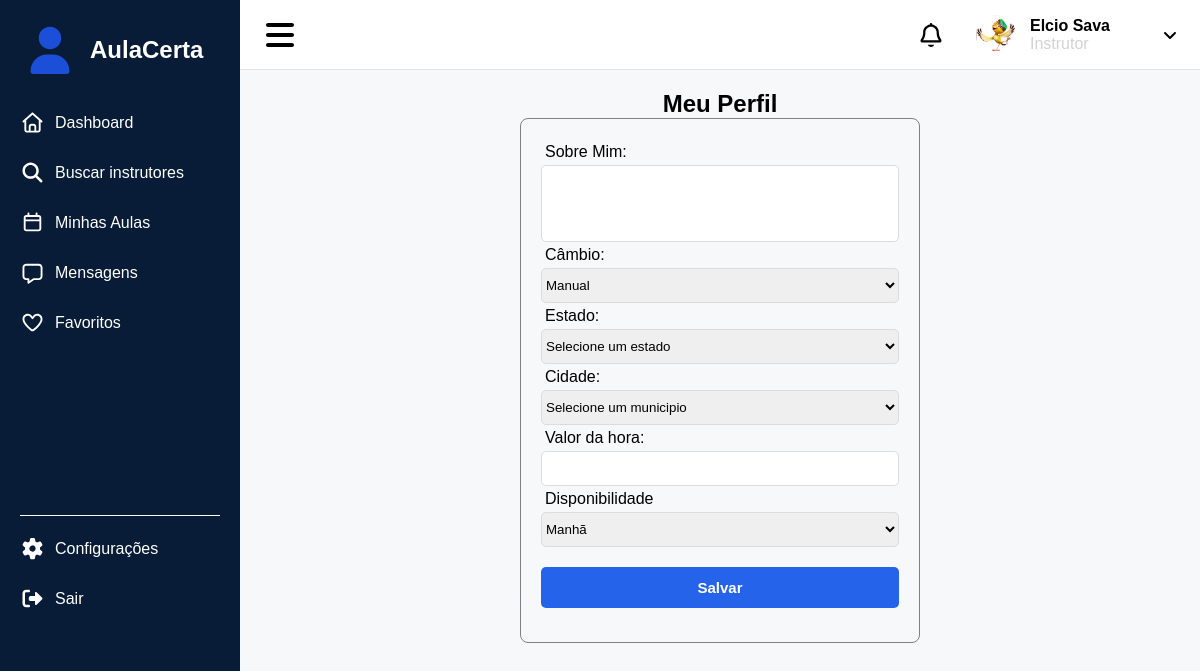
/instrutor.php (signed in), run on the app's committed database.
### tables this page shows
CREATE TABLE `usuario` (
  `id_usuario` int(11) NOT NULL,
  `email_usuario` varchar(50) DEFAULT NULL,
  `senha_usuario` varchar(255) DEFAULT NULL,
  `cargo_usuario` enum('Aluno','Instrutor') DEFAULT 'Aluno',
  `nome_usuario` varchar(50) DEFAULT NULL,
  `foto_usuario` varchar(255) DEFAULT NULL
);

### instrutor.php (the view, shortened to what this page needs)
<?php
include 'conexao/conexao.php';
$sql = "SELECT * FROM usuario WHERE id_usuario = :id_usuario";
$stmt = $conexao->prepare($sql);
$stmt->bindValue(":id_usuario", $_SESSION['id_usuario']);
$stmt->execute();
$usuario = $stmt->fetch(PDO::FETCH_ASSOC);
?>
<!DOCTYPE html>
<html lang="pt-br">
<head>
</head>
<body>
    <section class="menu">
        <header>
            <div class="barras">
                <img src="img/barras.svg" alt="">
            </div>
            <div class="perfil">
                <img src="img/bell.svg" alt="" class="sino">
                <img src="<?php echo $usuario['foto_usuario']; ?>" alt="" class="pessoa">
                <div class="descricao">
                    <strong><?php echo $_SESSION['nome_usuario']; ?></strong>
                    <span><?php echo $usuario['cargo_usuario']; ?></span>
                </div>
                <div class="down">
                    <img src="img/down.svg" alt="">
                </div>
            </div>
        </header>
        <div class="menu_lateral">
            <div class="logo">
                <img src="img/user.svg" alt="">
                <h1>AulaCerta</h1>
            </div>
            <div class="topicos cursor" onclick="dashboard()">
                <div class="topico">
                    <img src="img/house.svg" alt="">
                    <h2>Dashboard</h2>
                </div>
                <div class="topico">
                    <img src="img/search.svg" alt="">
                    <h2>Buscar instrutores</h2>
                </div>
                <div class="topico">
                    <img src="img/calendar.svg" alt="">
                    <h2>Minhas Aulas</h2>
                </div>
                <div class="topico">
                    <img src="img/message.svg" alt="">
                    <h2>Mensagens</h2>
                </div>
                <div class="topico">
                    <img src="img/hearth.svg" alt="">
                    <h2>Favoritos</h2>
                </div>
            </div>
            <div class="acoes">
                <div class="acao">
                    <img src="img/config.svg" alt="">
                    <h2>Configurações</h2>
                </div>
                <div class="acao cursor" onclick="sair()">
                    <img src="img/sair.svg" alt="">
                    <h2>Sair</h2>
                </div>
            </div>
        </div>
        <div class="pagina">
            <h1>Meu Perfil</h1>
            <form action="api/gravar_instrutor.php" method="post">
                <label for="descricao">Sobre Mim:</label>
                <textarea name="descricao" id="" cols="30" rows="5"></textarea>
                <label for="cambio">Câmbio:</label>
                <select name="cambio" id="">
                    <option value="Manual">Manual</option>
                </select>
                <label for="estado">Estado:</label>
                <select name="estado" id="estado">
                    <option value="">Selecione um estado</option>
                </select>
                <label for="cidade">Cidade:</label>
                <select name="cidade" id="cidade">
                    <option value="">Selecione um municipio</option>
                </select>
                <label for="valor">Valor da hora:</label>
                <input type="text" name="valor" id="">
                <label for="dispo">Disponibilidade</label>
                <select name="dispo" id="">
                    <option value="Manhã">Manhã</option>
                </select>
                <button type="submit">Salvar</button>
            </form>
        </div>
    </section>
</body>
</html>

### instrutor.php (style rules this page uses)
* { margin: 0; padding: 0; box-sizing: border-box; font-family: sans-serif; }
.menu { display: grid; grid-template-columns: 1fr 4fr; grid-template-rows: auto auto auto 1fr; height: 100vh; gap: 0; padding: 0; background: rgb(247, 248, 250); }
.menu_lateral { background: rgb(8, 28, 55); padding: 20px; display: flex; flex-direction: column; grid-row: 1 / -1; }
.logo { display: flex; align-items: center; gap: 10px; color: white; margin-bottom: 30px; }
.logo img { width: 60px; height: 60px; }
.topicos { margin-bottom: 150px; }
.acoes { border-top: solid 1px white; margin-top: 30px; padding-top: 20px; }
.topicos, .acoes { display: flex; flex-direction: column; gap: 25px; }
.topico, .acao { display: flex; align-items: center; gap: 10px; color: white; }
.topico img, .acao img { width: 25px; height: 25px; }
.topico h2, .acao h2 { font-size: 1rem; font-weight: normal; }
header { grid-column: 2 / 3; height: 70px; display: flex; align-items: center; justify-content: space-between; padding: 0 20px; border-bottom: solid 1px #e0e4ea; background: white; }
.pessoa { border-radius: 50%; height: 40px; width: 40px; }
.sino { height: 30px; width: 30px; margin-right: 20px; }
.perfil { display: flex; align-items: center; gap: 10px; }
.descricao { display: flex; flex-direction: column; margin-left: 4px; }
.down { width: 20px; height: 20px; margin-left: 40px; }
.barras { width: 40px; height: 40px; }
.descricao span { color: lightgrey; }
.pagina { padding: 0 10px; height: 100vh; }
.cursor { cursor: pointer; }
form { display: flex; justify-content: center; width: 400px; flex-direction: column; padding: 20px; border-radius: 8px; border: solid 1px gray; }
.pagina { display: flex; align-items: center; flex-direction: column; padding: 20px; }
input[type="text"], input[type="number"], select { width: 100%; height: 35px; border-radius: 5px; border: 1px solid #dcdcdc; outline: none; transition: 0.3s; }
label { padding: 4px; }
textarea { resize: none; width: 100%; border-radius: 5px; border: 1px solid #dcdcdc; outline: none; transition: 0.3s; }
button { width: 100%; padding: 12px; background: #2563EB; color: #fff; border: none; border-radius: 5px; font-size: 15px; font-weight: 600; margin-bottom: 14px; margin-top: 20px; }

### data on the page
usuario: foto_usuario (picture), cargo_usuario "Instrutor"

### other printed values
$_SESSION['nome_usuario'] "Elcio Sava"
